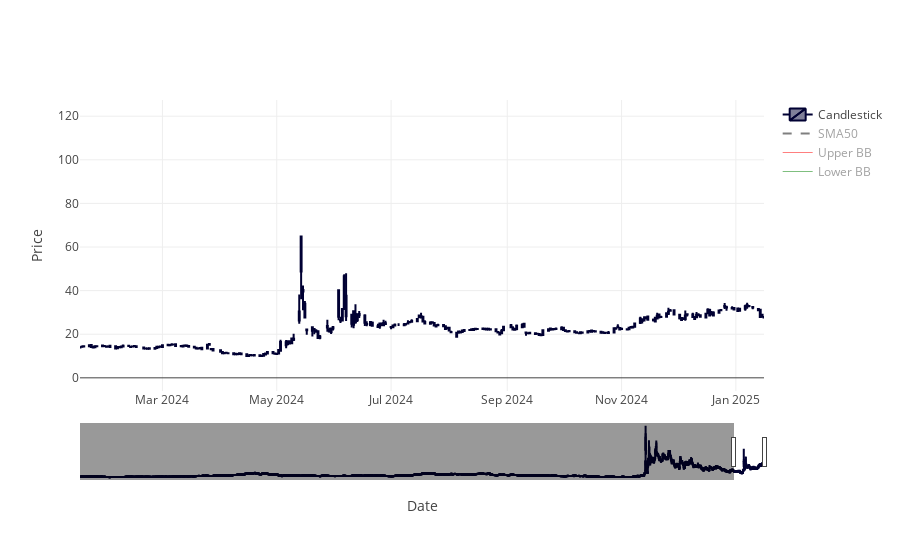

The cell this chart's notebook holds for it:
### Code cell
plot_raw_data(df)

### Figure 1 — Plotly figure (JSON) as saved in the notebook; plotly's stock layout.template omitted (floating-point values rounded to 4 significant figures; data arrays with more than 128 entries replaced by an {"elided": "..."} marker saying what was removed)
{"data": [{"close": {"elided": "5770 float values"}, "high": {"elided": "5770 float values"}, "low": {"elided": "5770 float values"}, "name": "Candlestick", "open": {"elided": "5770 float values"}, "type": "candlestick", "x": {"elided": "5770 str values"}}, {"line": {"color": "black", "dash": "dash", "width": 2}, "name": "SMA50", "type": "scatter", "visible": "legendonly", "x": {"elided": "5770 str values"}, "y": {"elided": "5770 float values"}}, {"line": {"color": "red", "width": 1}, "name": "Upper BB", "type": "scatter", "visible": "legendonly", "x": {"elided": "5770 str values"}, "y": {"elided": "5770 float values"}}, {"line": {"color": "green", "width": 1}, "name": "Lower BB", "type": "scatter", "visible": "legendonly", "x": {"elided": "5770 str values"}, "y": {"elided": "5770 float values"}}], "layout": {"xaxis": {"range": ["2024-01-17", "2025-01-16"], "rangeslider": {"visible": true}, "title": {"text": "Date"}}, "yaxis": {"title": {"text": "Price"}}}}
